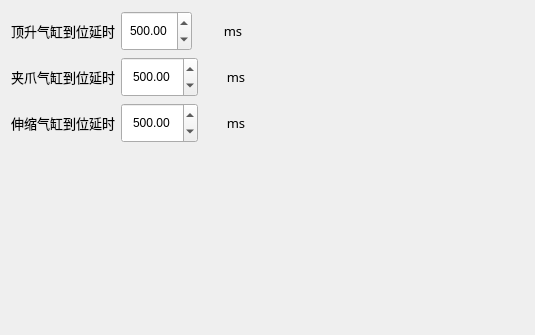
           <widget class="QWidget" name="tab_9">
            <attribute name="title">
             <string>出料</string>
            </attribute>
            <layout class="QGridLayout" name="gridLayout_15" rowstretch="0,0,0,1" columnstretch="1,1">
             <item row="0" column="0">
              <layout class="QHBoxLayout" name="horizontalLayout_15" stretch="1,1,1">
               <item>
                <widget class="QLabel" name="label_60">
                 <property name="sizePolicy">
                  <sizepolicy hsizetype="Expanding" vsizetype="Expanding">
                   <horstretch>0</horstretch>
                   <verstretch>0</verstretch>
                  </sizepolicy>
                 </property>
                 <property name="minimumSize">
                  <size>
                   <width>0</width>
                   <height>40</height>
                  </size>
                 </property>
                 <property name="font">
                  <font>
                   <family>微软雅黑</family>
                   <pointsize>10</pointsize>
                  </font>
                 </property>
                 <property name="text">
                  <string>顶升气缸到位延时</string>
                 </property>
                 <property name="alignment">
                  <set>Qt::AlignCenter</set>
                 </property>
                </widget>
               </item>
               <item>
                <widget class="QDoubleSpinBox" name="dSpBx_DenShenCylinderDelay_2">
                 <property name="sizePolicy">
                  <sizepolicy hsizetype="Expanding" vsizetype="Expanding">
                   <horstretch>0</horstretch>
                   <verstretch>0</verstretch>
                  </sizepolicy>
                 </property>
                 <property name="minimumSize">
                  <size>
                   <width>60</width>
                   <height>30</height>
                  </size>
                 </property>
                 <property name="alignment">
                  <set>Qt::AlignCenter</set>
                 </property>
                 <property name="maximum">
                  <double>99999.000000000000000</double>
                 </property>
                 <property name="value">
                  <double>500.000000000000000</double>
                 </property>
                </widget>
               </item>
               <item>
                <widget class="QLabel" name="label_61">
                 <property name="sizePolicy">
                  <sizepolicy hsizetype="Expanding" vsizetype="Expanding">
                   <horstretch>0</horstretch>
                   <verstretch>0</verstretch>
                  </sizepolicy>
                 </property>
                 <property name="minimumSize">
                  <size>
                   <width>0</width>
                   <height>40</height>
                  </size>
                 </property>
                 <property name="font">
                  <font>
                   <family>微软雅黑</family>
                   <pointsize>10</pointsize>
                  </font>
                 </property>
                 <property name="text">
                  <string>ms</string>
                 </property>
                 <property name="alignment">
                  <set>Qt::AlignCenter</set>
                 </property>
                </widget>
               </item>
              </layout>
             </item>
             <item row="1" column="0">
              <layout class="QHBoxLayout" name="horizontalLayout_17">
               <item>
                <widget class="QLabel" name="label_64">
                 <property name="sizePolicy">
                  <sizepolicy hsizetype="Expanding" vsizetype="Expanding">
                   <horstretch>0</horstretch>
                   <verstretch>0</verstretch>
                  </sizepolicy>
                 </property>
                 <property name="minimumSize">
                  <size>
                   <width>0</width>
                   <height>40</height>
                  </size>
                 </property>
                 <property name="font">
                  <font>
                   <family>微软雅黑</family>
                   <pointsize>10</pointsize>
                  </font>
                 </property>
                 <property name="text">
                  <string>夹爪气缸到位延时</string>
                 </property>
                 <property name="alignment">
                  <set>Qt::AlignCenter</set>
                 </property>
                </widget>
               </item>
               <item>
                <widget class="QDoubleSpinBox" name="dSpBx_ClampCylinderDelay_2">
                 <property name="sizePolicy">
                  <sizepolicy hsizetype="Expanding" vsizetype="Expanding">
                   <horstretch>0</horstretch>
                   <verstretch>0</verstretch>
                  </sizepolicy>
                 </property>
                 <property name="minimumSize">
                  <size>
                   <width>60</width>
                   <height>30</height>
                  </size>
                 </property>
                 <property name="alignment">
                  <set>Qt::AlignCenter</set>
                 </property>
                 <property name="maximum">
                  <double>99999.000000000000000</double>
                 </property>
                 <property name="value">
                  <double>500.000000000000000</double>
                 </property>
                </widget>
               </item>
               <item>
                <widget class="QLabel" name="label_65">
                 <property name="sizePolicy">
                  <sizepolicy hsizetype="Expanding" vsizetype="Expanding">
                   <horstretch>0</horstretch>
                   <verstretch>0</verstretch>
                  </sizepolicy>
                 </property>
                 <property name="minimumSize">
                  <size>
                   <width>0</width>
                   <height>40</height>
                  </size>
                 </property>
                 <property name="font">
                  <font>
                   <family>微软雅黑</family>
                   <pointsize>10</pointsize>
                  </font>
                 </property>
                 <property name="text">
                  <string>ms</string>
                 </property>
                 <property name="alignment">
                  <set>Qt::AlignCenter</set>
                 </property>
                </widget>
               </item>
              </layout>
             </item>
             <item row="2" column="0">
              <layout class="QHBoxLayout" name="horizontalLayout_16">
               <item>
                <widget class="QLabel" name="label_62">
                 <property name="sizePolicy">
                  <sizepolicy hsizetype="Expanding" vsizetype="Expanding">
                   <horstretch>0</horstretch>
                   <verstretch>0</verstretch>
                  </sizepolicy>
                 </property>
                 <property name="minimumSize">
                  <size>
                   <width>0</width>
                   <height>40</height>
                  </size>
                 </property>
                 <property name="font">
                  <font>
                   <family>微软雅黑</family>
                   <pointsize>10</pointsize>
                  </font>
                 </property>
                 <property name="text">
                  <string>伸缩气缸到位延时</string>
                 </property>
                 <property name="alignment">
                  <set>Qt::AlignCenter</set>
                 </property>
                </widget>
               </item>
               <item>
                <widget class="QDoubleSpinBox" name="dSpBx_UpDownCylinderDelay_2">
                 <property name="sizePolicy">
                  <sizepolicy hsizetype="Expanding" vsizetype="Expanding">
                   <horstretch>0</horstretch>
                   <verstretch>0</verstretch>
                  </sizepolicy>
                 </property>
                 <property name="minimumSize">
                  <size>
                   <width>60</width>
                   <height>30</height>
                  </size>
                 </property>
                 <property name="alignment">
                  <set>Qt::AlignCenter</set>
                 </property>
                 <property name="maximum">
                  <double>99999.000000000000000</double>
                 </property>
                 <property name="value">
                  <double>500.000000000000000</double>
                 </property>
                </widget>
               </item>
               <item>
                <widget class="QLabel" name="label_63">
                 <property name="sizePolicy">
                  <sizepolicy hsizetype="Expanding" vsizetype="Expanding">
                   <horstretch>0</horstretch>
                   <verstretch>0</verstretch>
                  </sizepolicy>
                 </property>
                 <property name="minimumSize">
                  <size>
                   <width>0</width>
                   <height>40</height>
                  </size>
                 </property>
                 <property name="font">
                  <font>
                   <family>微软雅黑</family>
                   <pointsize>10</pointsize>
                  </font>
                 </property>
                 <property name="text">
                  <string>ms</string>
                 </property>
                 <property name="alignment">
                  <set>Qt::AlignCenter</set>
                 </property>
                </widget>
               </item>
              </layout>
             </item>
             <item row="2" column="1">
              <spacer name="horizontalSpacer_5">
               <property name="orientation">
                <enum>Qt::Horizontal</enum>
               </property>
               <property name="sizeHint" stdset="0">
                <size>
                 <width>301</width>
                 <height>20</height>
                </size>
               </property>
              </spacer>
             </item>
             <item row="3" column="0">
              <spacer name="verticalSpacer_7">
               <property name="orientation">
                <enum>Qt::Vertical</enum>
               </property>
               <property name="sizeHint" stdset="0">
                <size>
                 <width>20</width>
                 <height>181</height>
                </size>
               </property>
              </spacer>
             </item>
            </layout>
           </widget>
